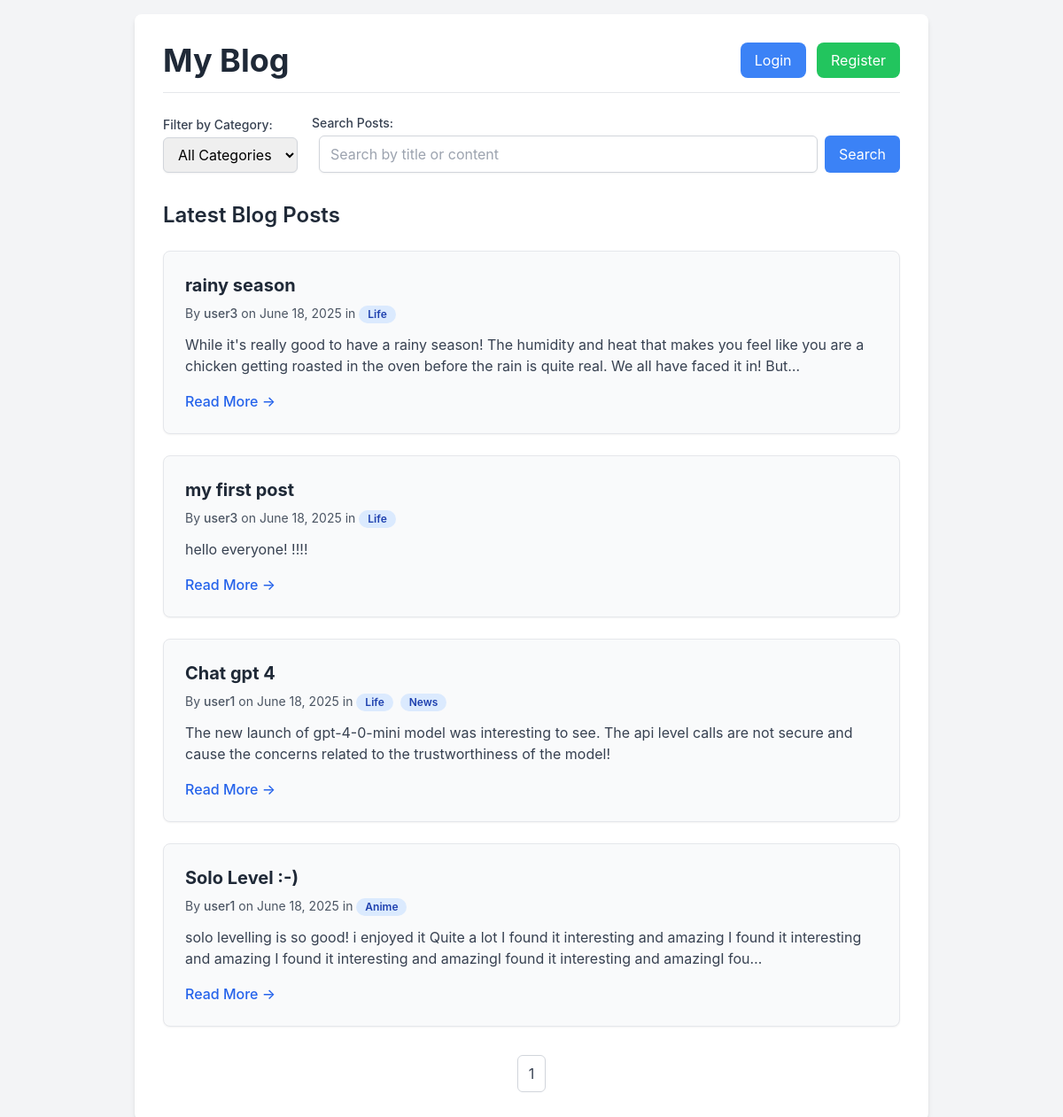
Before: / with the older database file.
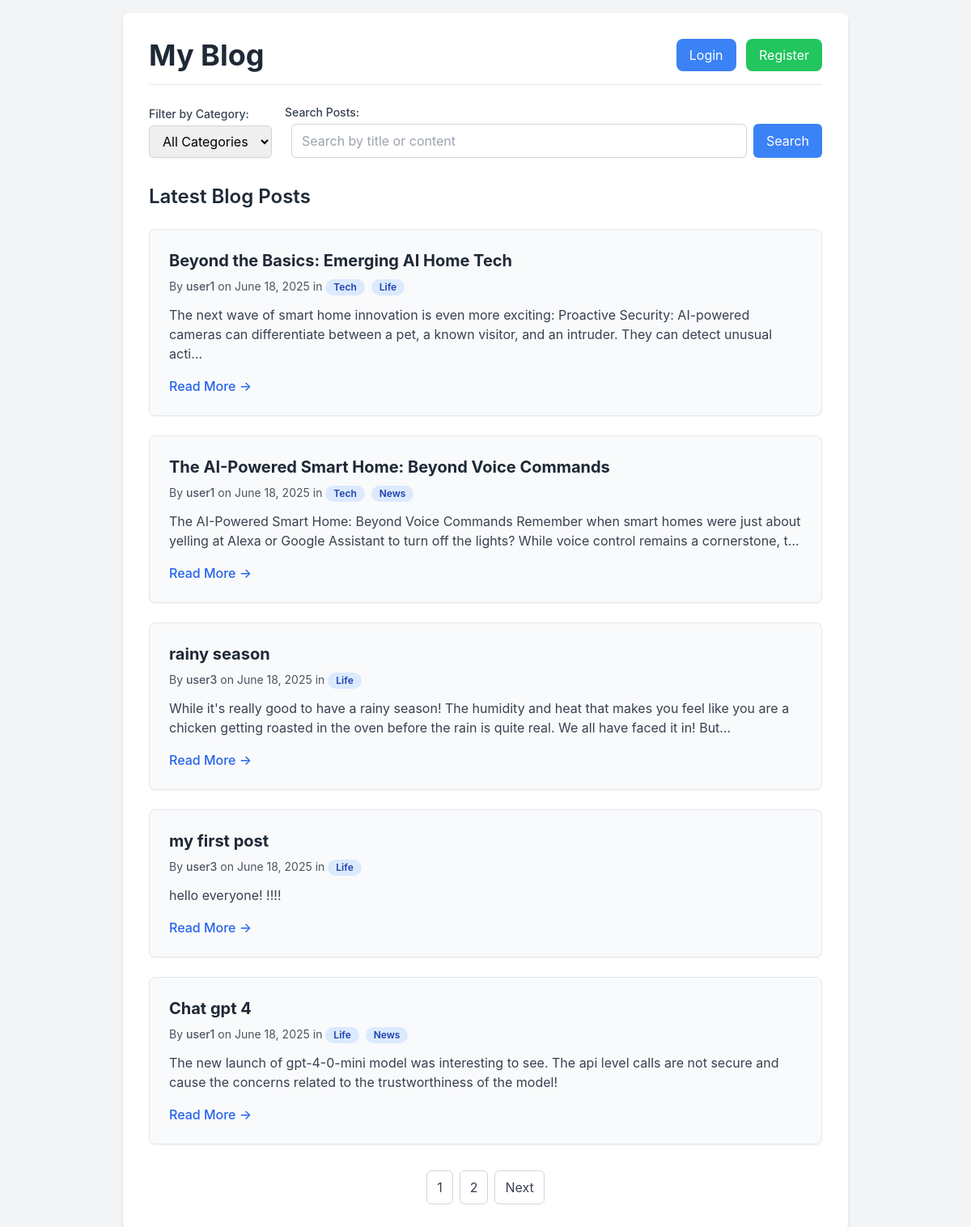
After: the same page with the newer database file.
### blog/models.py (models this page shows, shortened)
class BlogPost(models.Model):
    title = models.CharField(max_length=200)
    content = models.TextField()
    author = models.ForeignKey(User, on_delete=models.CASCADE,   related_name='blog_posts')
    published_date = models.DateTimeField(auto_now_add=True)
    is_published = models.BooleanField(default=True)
    categories = models.ManyToManyField(Category)
    created_at = models.DateTimeField(auto_now_add=True)
    updated_at = models.DateTimeField(auto_now=True)

class User(AbstractUser):
    email = models.EmailField(unique=True)
    avatar = models.ImageField(upload_to='avatars/', null=True, blank=True)
    bio = models.TextField(null=True, blank=True)
    groups = models.ManyToManyField(
        'auth.Group',
        related_name='custom_user_groups',
        blank=True,
        help_text='Groups this user belongs to.'
    )
    user_permissions = models.ManyToManyField(
        'auth.Permission',
        related_name='custom_user_permissions',
        blank=True,
        help_text='User-specific permissions.'
    )

class Category(models.Model):
    name = models.CharField(max_length=100)
    description = models.TextField(null=True, blank=True)
    created_at = models.DateTimeField(auto_now_add=True)
    updated_at = models.DateTimeField(auto_now=True)

### blog/views.py (the view)
# urls.py: path('', HomePageView.as_view(), name='home'), # Your home page with dynamic content
class HomePageView(View):
    template_name = 'home.html'
    paginate_by = 5 # Number of posts per page
    def get(self, request, *args, **kwargs):
        posts = BlogPost.objects.filter(is_published=True).order_by('-published_date')
        category_id = request.GET.get('category')
        if category_id:
            posts = posts.filter(categories__id=category_id)
        search_query = request.GET.get('q')
        if search_query:
            posts = posts.filter(
                Q(title__icontains=search_query) | Q(content__icontains=search_query)
            ).distinct() # distinct() to to avoid duplication posts
        paginator = Paginator(posts, self.paginate_by)
        page_number = request.GET.get('page')
        page_obj = paginator.get_page(page_number)
        context = {
            'page_obj': page_obj,
            'categories': Category.objects.all().order_by('name'), # All categories for dropdown
            'selected_category': category_id, # To pre-select dropdown
            'search_query': search_query, # To pre-fill search box
        }
        return render(request, self.template_name, context)

### blog/context_processors.py (called while the page is built)
def categories_processor(request):
    return {'all_categories': Category.objects.all().order_by('name')}

### templates/home.html (shortened to what the changed rows need)
<!DOCTYPE html>
<html lang="en">
<head>
    <script src="https://cdn.tailwindcss.com"></script>
</head>
<body class="bg-gray-100 flex flex-col items-center min-h-screen p-4">
    <div class="bg-white p-8 rounded-lg shadow-md w-full max-w-4xl">
        <nav class="flex justify-between items-center mb-6 pb-4 border-b border-gray-200">
            <h1 class="text-4xl font-bold text-gray-800">My Blog</h1>
        </nav>
        <h2 class="text-2xl font-semibold text-gray-800 mb-6">Latest Blog Posts</h2>
        {% if page_obj.object_list %}
            <div class="space-y-6">
                {% for post in page_obj.object_list %}
                    <div class="bg-gray-50 p-6 rounded-lg shadow-sm border border-gray-200">
                        <h3 class="text-xl font-bold text-gray-800 mb-2">{{ post.title }}</h3>
                        <p class="text-sm text-gray-600 mb-3">
                            By <span class="font-medium">{{ post.author.username }}</span> on {{ post.published_date|date:"F d, Y" }}
                            {% if post.categories.all %}
                                in
                                {% for category in post.categories.all %}
                                    <span class="inline-block bg-blue-100 text-blue-800 text-xs font-semibold px-2.5 py-0.5 rounded-full mr-1">{{ category.name }}</span>
                                {% endfor %}
                            {% endif %}
                        </p>
                        <p class="text-gray-700 mb-4">{{ post.content|truncatechars:200 }}</p>
                        <div class="flex justify-between items-center mt-4">
                            <button onclick="openPostModal('{{ post.pk }}', '{% url "post_detail_api" post.pk %}')"
                                    class="text-blue-600 hover:text-blue-800 font-medium cursor-pointer">
                                Read More &rarr;
                            </button>
                        </div>
                    </div>
                {% endfor %}
            </div>
            <nav class="mt-8 flex justify-center items-center space-x-2">
                {% for num in page_obj.paginator.page_range %}
                    <a href="?page={{ num }}{% if selected_category %}&category={{ selected_category }}{% endif %}{% if search_query %}&q={{ search_query }}{% endif %}"
                       class="px-3 py-2 rounded-md border border-gray-300 bg-white text-gray-700 hover:bg-gray-100
                              {% if page_obj.number == num %} pagination-active {% endif %}">
                        {{ num }}
                    </a>
                {% endfor %}
                {% if page_obj.has_next %}
                    <a href="?page={{ page_obj.next_page_number }}{% if selected_category %}&category={{ selected_category }}{% endif %}{% if search_query %}&q={{ search_query }}{% endif %}"
                       class="px-3 py-2 rounded-md border border-gray-300 bg-white text-gray-700 hover:bg-gray-100">Next</a>
                {% endif %}
            </nav>
        {% else %}
            <p class="text-gray-600 text-center text-lg mt-8">No blog posts found.</p>
        {% endif %}
    </div>
</body>
</html>

Changed rows visible on the page:
no longer on this page (row unchanged): BlogPost: title "Solo Level :-)", author.username "user1", published_date "June 18, 2025", content "solo levelling is so good! i enjoyed it Quite a lot I found it interesting and amazing I found it interesting and amazing I found it interesting and amazingI found it interesting and amazingI fou…"
no longer on this page (row unchanged): Category: name "Anime", shown under "Solo Level :-)"
added BlogPost: title "Beyond the Basics: Emerging AI Home Tech", author.username "user1", published_date "June 18, 2025", content "The next wave of smart home innovation is even more exciting: Proactive Security: AI-powered cameras can differentiate between a pet, a known visitor, and an intruder. They can detect unusual acti…", Category (name "Life")
now on this page (row unchanged): Category: name "Tech"
added BlogPost: title "The AI-Powered Smart Home: Beyond Voice Commands", author.username "user1", published_date "June 18, 2025", content "The AI-Powered Smart Home: Beyond Voice Commands Remember when smart homes were just about yelling at Alexa or Google Assistant to turn off the lights? While voice control remains a cornerstone, t…", Category (name "News")
Other visible differences:
new list line: "2"
text now shown: "Next"
